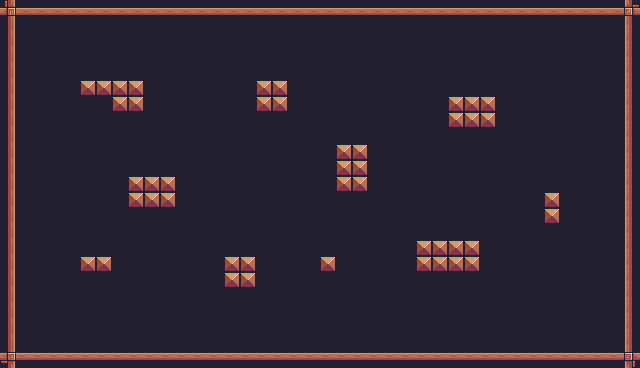

Below is a game level as drawn by its tile map, then a one-line description and the .tmx file that defines it, in full:
An orthogonal 40x23 tile map with 16x16 px tiles, 1 tile layer (background) and 15 objects.

<map version="1.10" tiledversion="1.10.2" orientation="orthogonal" renderorder="right-down" width="40" height="23" tilewidth="16" tileheight="16" infinite="0" nextlayerid="5" nextobjectid="59">
 <tileset firstgid="1" source="robotron.tsx" />
 <layer id="1" name="background" width="40" height="23">
  <data encoding="csv">
135,134,134,134,134,134,134,134,134,134,134,134,134,134,134,134,134,134,134,134,134,134,134,134,134,134,134,134,134,134,134,134,134,134,134,134,134,134,134,133,
113,24,24,24,24,24,24,24,24,24,24,24,24,24,24,24,24,24,24,24,24,24,24,24,24,24,24,24,24,24,24,24,24,24,24,24,24,24,24,111,
113,24,24,24,24,24,24,24,24,24,24,24,24,24,24,24,24,24,24,24,24,24,24,24,24,24,24,24,24,24,24,24,24,24,24,24,24,24,24,111,
113,24,24,24,24,24,24,24,24,24,24,24,24,24,24,24,24,24,24,24,24,24,24,24,24,24,24,24,24,24,24,24,24,24,24,24,24,24,24,111,
113,24,24,24,24,24,24,24,24,24,24,24,24,24,24,24,24,24,24,24,24,24,24,24,24,24,24,24,24,24,24,24,24,24,24,24,24,24,24,111,
113,24,24,24,24,35,35,35,35,112,24,24,24,24,24,24,35,35,112,24,24,24,24,24,24,24,24,24,24,24,24,24,24,24,24,24,24,24,24,111,
113,24,24,24,24,112,112,35,35,112,24,24,24,24,24,24,35,35,112,24,24,24,24,24,24,24,24,24,35,35,35,112,24,24,24,24,24,24,24,111,
113,24,24,24,24,24,24,112,112,24,24,24,24,24,24,24,112,112,24,24,24,24,24,24,24,24,24,24,35,35,35,112,24,24,24,24,24,24,24,111,
113,24,24,24,24,24,24,24,24,24,24,24,24,24,24,24,24,24,24,24,24,24,24,24,24,24,24,24,112,112,112,24,24,24,24,24,24,24,24,111,
113,24,24,24,24,24,24,24,24,24,24,24,24,24,24,24,24,24,24,24,24,35,35,112,24,24,24,24,24,24,24,24,24,24,24,24,24,24,24,111,
113,24,24,24,24,24,24,24,24,24,24,24,24,24,24,24,24,24,24,24,24,35,35,112,24,24,24,24,24,24,24,24,24,24,24,24,24,24,24,111,
113,24,24,24,24,24,24,24,35,35,35,112,24,24,24,24,24,24,24,24,24,35,35,112,24,24,24,24,24,24,24,24,24,24,24,24,24,24,24,111,
113,24,24,24,24,24,24,24,35,35,35,112,24,24,24,24,24,24,24,24,24,112,112,24,24,24,24,24,24,24,24,24,24,24,35,112,24,24,24,111,
113,24,24,24,24,24,24,24,112,112,112,24,24,24,24,24,24,24,24,24,24,24,24,24,24,24,24,24,24,24,24,24,24,24,35,112,24,24,24,111,
113,24,24,24,24,24,24,24,24,24,24,24,24,24,24,24,24,24,24,24,24,24,24,24,24,24,24,24,24,24,24,24,24,24,112,24,24,24,24,111,
113,24,24,24,24,24,24,24,24,24,24,24,24,24,24,24,24,24,24,24,24,24,24,24,24,24,35,35,35,35,112,24,24,24,24,24,24,24,24,111,
113,24,24,24,24,35,35,112,24,24,24,24,24,24,35,35,112,24,24,24,35,112,24,24,24,24,35,35,35,35,112,24,24,24,24,24,24,24,24,111,
113,24,24,24,24,112,112,24,24,24,24,24,24,24,35,35,112,24,24,24,112,24,24,24,24,24,112,112,112,112,24,24,24,24,24,24,24,24,24,111,
113,24,24,24,24,24,24,24,24,24,24,24,24,24,112,112,24,24,24,24,24,24,24,24,24,24,24,24,24,24,24,24,24,24,24,24,24,24,24,111,
113,24,24,24,24,24,24,24,24,24,24,24,24,24,24,24,24,24,24,24,24,24,24,24,24,24,24,24,24,24,24,24,24,24,24,24,24,24,24,111,
113,24,24,24,24,24,24,24,24,24,24,24,24,24,24,24,24,24,24,24,24,24,24,24,24,24,24,24,24,24,24,24,24,24,24,24,24,24,24,111,
113,24,24,24,24,24,24,24,24,24,24,24,24,24,24,24,24,24,24,24,24,24,24,24,24,24,24,24,24,24,24,24,24,24,24,24,24,24,24,111,
91,90,90,90,90,90,90,90,90,90,90,90,90,90,90,90,90,90,90,90,90,90,90,90,90,90,90,90,90,90,90,90,90,90,90,90,90,90,90,89
</data>
 </layer>
 <objectgroup id="2" name="SpawnPoints" />
 <objectgroup id="3" name="collisionObjects">
  <object id="39" x="336.5" y="143.5" width="31.5" height="48.5" />
  <object id="41" x="256" y="80" width="32.5" height="32.5" />
  <object id="42" x="129" y="175.5" width="47" height="33" />
  <object id="43" x="448.5" y="96.5" width="47" height="32" />
  <object id="44" x="416" y="239.5" width="64.5" height="33" />
  <object id="46" x="16.5" y="8.5" width="615" height="7.5" />
  <object id="47" x="8.5" y="9.5" width="7" height="345.5" />
  <object id="48" x="16" y="353.5" width="615.5" height="6.5" />
  <object id="49" x="625.5" y="15.5" width="6.5" height="337.5" />
  <object id="50" x="80.5" y="80" width="31.5" height="16.5" />
  <object id="51" x="112" y="80.5" width="31.5" height="30.5" />
  <object id="54" x="545" y="193" width="15" height="31" />
  <object id="55" x="80" y="256" width="31" height="15" />
  <object id="56" x="224" y="256.5" width="31" height="31" />
  <object id="57" x="321" y="256.5" width="14" height="15.5" />
 </objectgroup>
</map>
